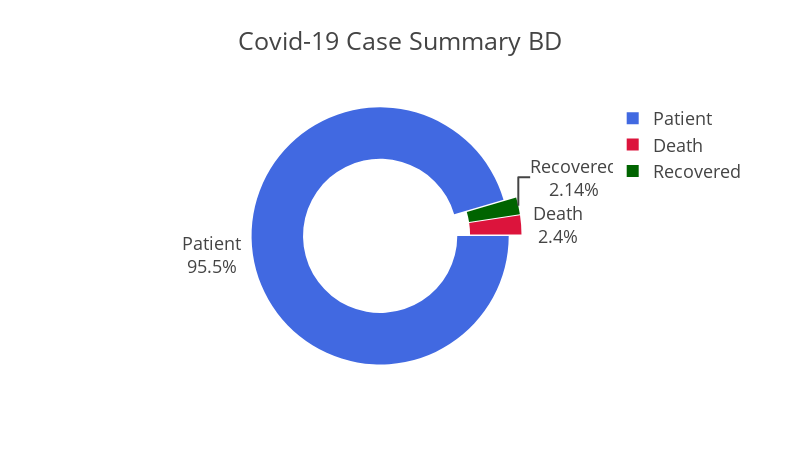

Notebook code for this chart:
### Markdown cell above
***Bangladesh Covid-19 Case Summary Representation***

### Code cell
dataFromCsv = pd.read_csv('covid-19-PerDayCaseSummaryBD.csv')
totalCaseNumber = dataFromCsv['Case'].sum()
totalDeathNumber = dataFromCsv['Death'].sum()
totalRecoveredNumber = dataFromCsv['Recovered'].sum()
totalPatientNumber = totalCaseNumber - (totalDeathNumber+totalRecoveredNumber)

slices = [totalPatientNumber,totalDeathNumber,totalRecoveredNumber]
activities = ['Patient','Death','Recovered']

dataFrame = {
    "slices" : slices,
    "activities" : activities
}
dataset = pd.DataFrame(dataFrame)
fig = px.pie(dataset,
             values="slices",
             names="activities",
             template="presentation",
             labels = {'slices' : 'No Cases', 'activities' : 'Status'},
             color_discrete_sequence=['#4169E1', '#DC143C', '#006400'],
             width=800,
             height=450,
             hole=0.6,
             title="Covid-19 Case Summary BD")
fig.update_traces(rotation=90, pull=0.05, textinfo="percent+label")
import plotly.offline as py
py.offline.iplot(fig)

### Figure 1 — Plotly figure (JSON) as saved in the notebook; plotly's stock layout.template omitted (floating-point values rounded to 4 significant figures)
{"data": [{"domain": {"x": [0, 1], "y": [0, 1]}, "hole": 0.6, "hovertemplate": "Status=%{label}<br>No Cases=%{value}<extra></extra>", "labels": ["Patient", "Death", "Recovered"], "legendgroup": "", "name": "", "pull": 0.05, "rotation": 90, "showlegend": true, "textinfo": "percent+label", "type": "pie", "values": [6169, 155, 138]}], "layout": {"height": 450, "legend": {"tracegroupgap": 0}, "piecolorway": ["#4169E1", "#DC143C", "#006400"], "title": {"text": "Covid-19 Case Summary BD"}, "width": 800}}
